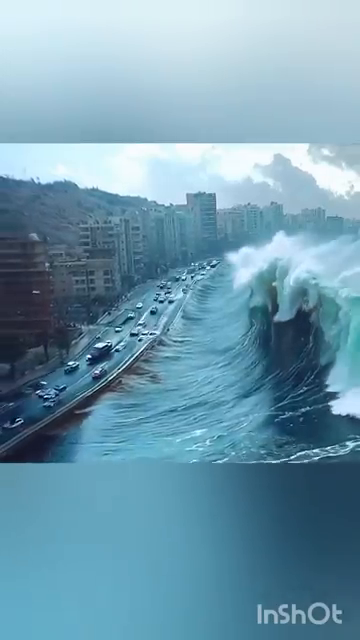
#> input picture frame 31 of Friday 08:30 - 10:30/E22CSEU1069_Adv_Cv_Labs/LAB_10/videoplayback.mp4, 360 x 640 px, given in place of sample.mp4, which was not available
$ jupyter execute --allow-errors Lab10.ipynb
#> lines starting #> are read from the running program, lines starting #| are printed output that depends on the picture; after the words box and inside, x2 and y2 are one past the last pixel; in counts of white or black regions, pixels touching at a corner belong together; pictures that were not available may be replaced by others from this repository, and a replacement may not be noted
[cell 1]
# !pip install PyWavelets

[cell 2]
#TASK-1
import numpy as np
import pandas as pd
import os

import cv2
from skimage import io, restoration, metrics
from matplotlib import pyplot as plt

def load_image(path):
    image = io.imread(path)
    image = image.astype('float32') / 255.0  # Normalizing the image to [0, 1]
    return image

# Assuming 'image_path' is the path to your TIFF image
image_path = '/content/Stars.png'
#> (the rest of this cell did not finish here and is left out)

[cell 3]
import cv2
import numpy as np

cap = cv2.VideoCapture('sample.mp4')

while cap.isOpened():
    ret, frame = cap.read()
#> frame is the input picture: shape (640, 360, 3); mean B, G, R 174.5, 154.9, 113.1

    if not ret:
        print("Failed to grab frame. Exiting...")
        break

    frame = cv2.resize(frame, (540, 380), interpolation=cv2.INTER_CUBIC)
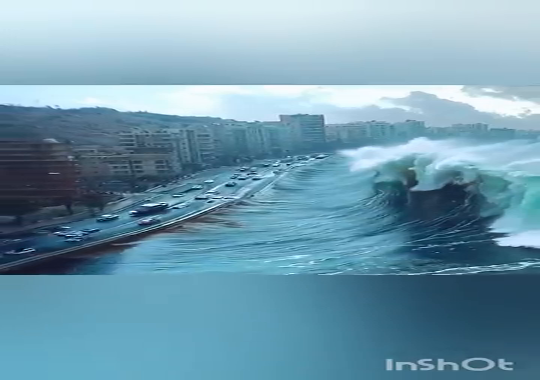
#> frame: shape (380, 540, 3); mean B, G, R 174.5, 154.8, 113.1

    cv2.imshow('Original Frame', frame)

    gray = cv2.cvtColor(frame, cv2.COLOR_BGR2GRAY)
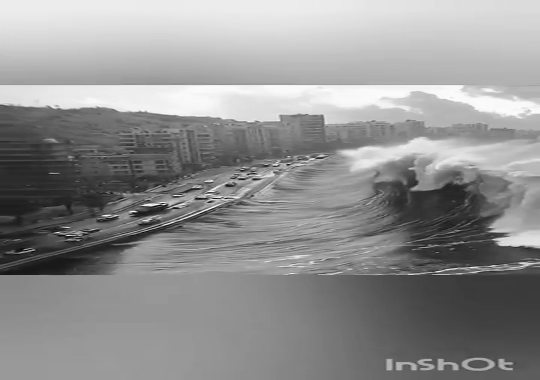
#> gray: shape (380, 540); min 4, max 255, mean 144.7

    Thresh = cv2.adaptiveThreshold(gray, 255, cv2.ADAPTIVE_THRESH_MEAN_C,
                                   cv2.THRESH_BINARY_INV, 11, 2)
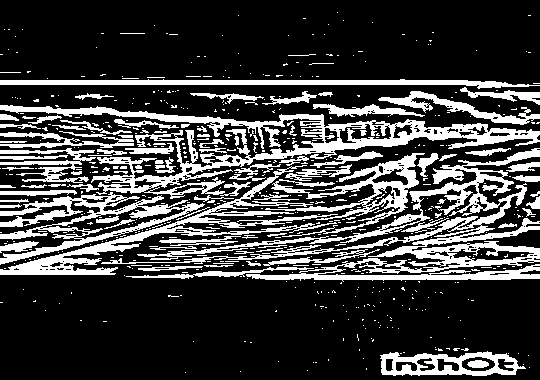
#> Thresh: shape (380, 540); 24.6% white; 591 white regions (492 under 20 px), largest, box (x1, y1, x2, y2) and area: (101, 148, 540, 282) 10763, (0, 105, 540, 199) 9232, (0, 165, 338, 275) 4320

    cv2.imshow('Thresholded Frame', Thresh)

    if cv2.waitKey(25) & 0xFF == ord('q'):
#> (key q is pressed here)
        break

cap.release()
cv2.destroyAllWindows()

[cell 4]
import cv2
import numpy as np

# Creating a VideoCapture object to read the video
cap = cv2.VideoCapture('sample.mp4')

while cap.isOpened():
    ret, frame = cap.read()

    if not ret:
        print("Failed to grab frame. Exiting...")
        break

    frame = cv2.resize(frame, (540, 380), interpolation=cv2.INTER_CUBIC)

    # Display the original frame
    cv2.imshow("Original Frame", frame)

    # Apply Gaussian Blur
    gaussianblur = cv2.GaussianBlur(frame, (5, 5), 0)

    # Display the blurred frame
    cv2.imshow("Gaussian Blurred Frame", gaussianblur)

    # Wait for 25ms and exit on pressing 'q'
    if cv2.waitKey(25) & 0xFF == ord('q'):
#> (key q is pressed here)
        break

# Release the video capture object
cap.release()
cv2.destroyAllWindows()

[cell 5]
import cv2
import numpy as np
import time  # Optional: to slow down the display

# Load video file
cap = cv2.VideoCapture('sample.mp4')  # Update path as needed

if not cap.isOpened():
    print("Error: Could not open video file.")
    exit()

while True:
    ret, frame = cap.read()

    if not ret:
        print("End of video or failed to grab frame.")
        break

    # Resize the frame
    frame = cv2.resize(frame, (540, 380), interpolation=cv2.INTER_CUBIC)

    # Display original frame
    cv2.imshow("Original Frame", frame)

    # Convert to grayscale
    gray = cv2.cvtColor(frame, cv2.COLOR_BGR2GRAY)

    # Apply Canny edge detection
    edge_detect = cv2.Canny(gray, 100, 200)
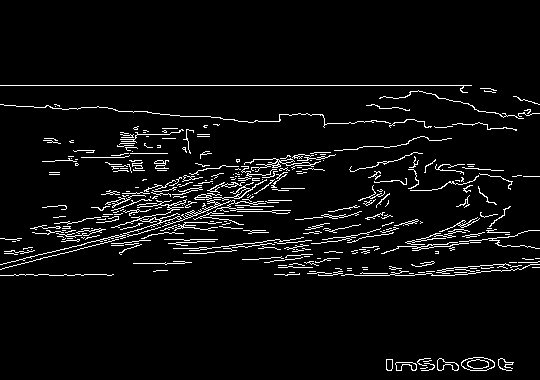
#> edge_detect: shape (380, 540); 5.1% white in thin lines or dots, all inside (x1, y1, x2, y2) = (0, 85, 540, 371)

    # Display edge detection result
    cv2.imshow("Canny Edge Detection", edge_detect)

    # Break the loop when 'q' is pressed
    if cv2.waitKey(30) & 0xFF == ord('q'):
#> (key q is pressed here)
        break

    time.sleep(0.1)  # Optional delay to slow down frame display

# Release resources
cap.release()
cv2.destroyAllWindows()

[cell 6]
import cv2
import numpy as np

# Creating a VideoCapture object to read the video
cap = cv2.VideoCapture('sample.mp4')  # Make sure the file path is correct

if not cap.isOpened():
    print("Error: Could not open video file.")
    exit()

# Loop until the end of the video
while True:
    # Capture frame-by-frame
    ret, frame = cap.read()
    if not ret:
        print("End of video or failed to read frame.")
        break

    frame = cv2.resize(frame, (540, 380), interpolation=cv2.INTER_CUBIC)

    # Display original frame
    cv2.imshow("Original Frame", frame)

    # Convert to grayscale for bitwise operation mask
    gray = cv2.cvtColor(frame, cv2.COLOR_BGR2GRAY)

    # Generate mask using OTSU thresholding
    _, mask = cv2.threshold(gray, 0, 255, cv2.THRESH_BINARY_INV + cv2.THRESH_OTSU)
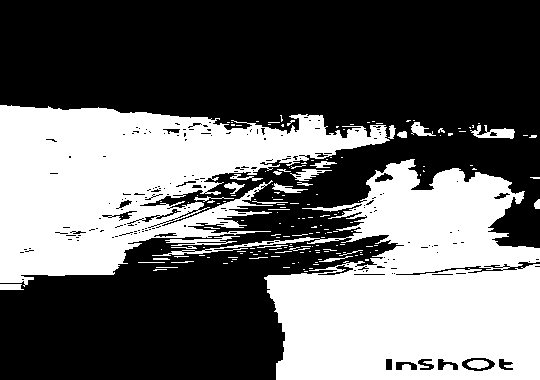
#> mask: shape (380, 540); 40.3% white; 174 white regions (142 under 20 px), largest, box (x1, y1, x2, y2) and area: (152, 159, 540, 380) 42391, (0, 105, 390, 287) 37029, (165, 236, 240, 246) 330

    # Apply bitwise NOT operation
    bitwise_result = cv2.bitwise_not(frame, frame, mask=mask)
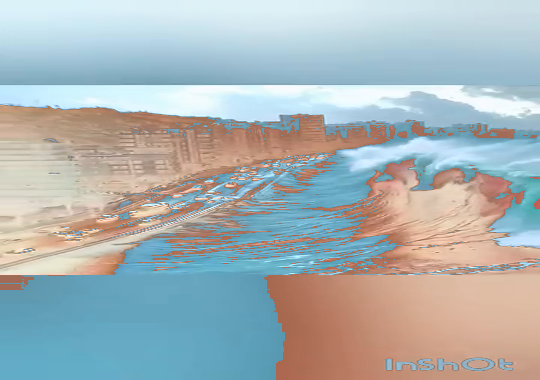
#> bitwise_result: shape (380, 540, 3); mean B, G, R 181.3, 179.5, 169.4

    # Display bitwise NOT result
    cv2.imshow("Bitwise NOT Result", bitwise_result)

    # Add delay and quit condition
    if cv2.waitKey(25) & 0xFF == ord('q'):
#> (key q is pressed here)
        break

# Release the video object
cap.release()
cv2.destroyAllWindows()

$ run again, starting later in the video
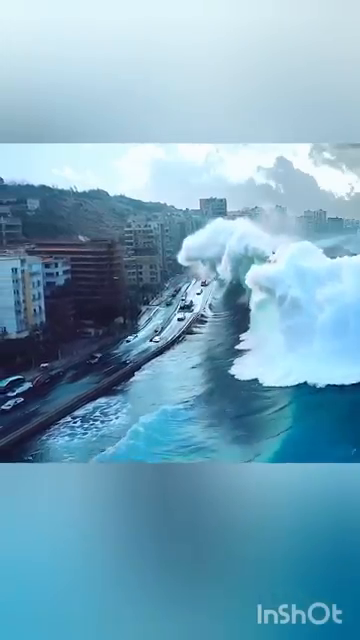
#> input picture frame 142 of Friday 08:30 - 10:30/E22CSEU1069_Adv_Cv_Labs/LAB_10/videoplayback.mp4, 360 x 640 px, given in place of sample.mp4, which was not available
#> frame is the input picture: shape (640, 360, 3); mean B, G, R 188.2, 165.3, 118.8
#> frame: shape (380, 540, 3)
#> `Thresh = cv2.adaptiveThreshold(gray, 255, cv2.ADAPTIVE_THRESH_MEAN_C, ..`:
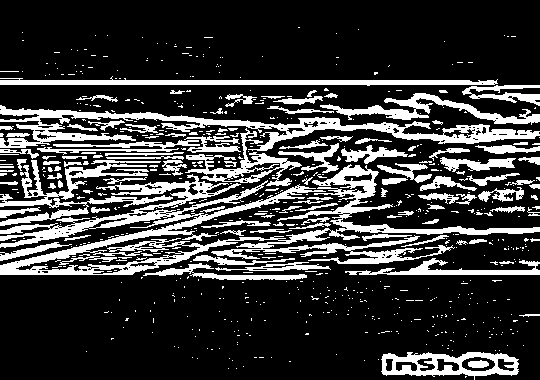
#> Thresh: shape (380, 540); 22.7% white; 661 white regions (546 under 20 px), largest, box (x1, y1, x2, y2) and area: (0, 164, 540, 275) 13318, (0, 105, 540, 151) 5870, (0, 160, 173, 226) 2737
#> edge_detect: shape (380, 540); 4.6% white in thin lines or dots, all inside (x1, y1, x2, y2) = (0, 84, 540, 371)
#> mask: shape (380, 540); 51.4% white; 119 black regions (92 under 20 px), largest, box (x1, y1, x2, y2) and area: (0, 0, 540, 270) 89272, (0, 275, 129, 334) 6342, (346, 274, 540, 289) 1756
#> `bitwise_result = cv2.bitwise_not(frame, frame, mask=mask)`:
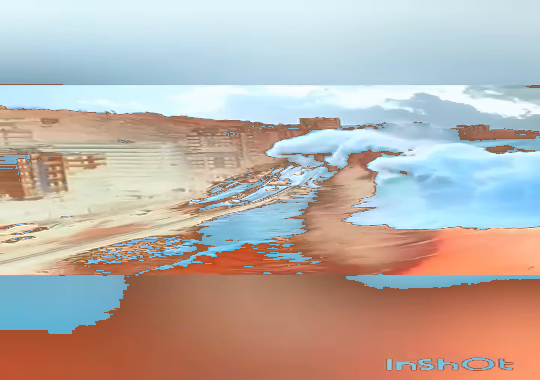
#> bitwise_result: shape (380, 540, 3); mean B, G, R 169.4, 175.7, 187

$ run again, starting later in the video
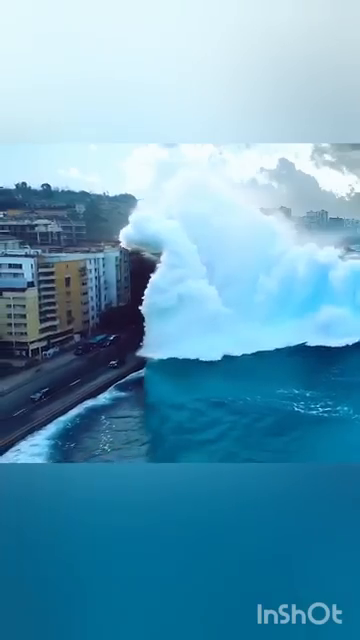
#> input picture frame 253 of Friday 08:30 - 10:30/E22CSEU1069_Adv_Cv_Labs/LAB_10/videoplayback.mp4, 360 x 640 px, given in place of sample.mp4, which was not available
#> frame is the input picture: shape (640, 360, 3); mean B, G, R 184.8, 157.8, 99.4
#> frame: shape (380, 540, 3)
#> `Thresh = cv2.adaptiveThreshold(gray, 255, cv2.ADAPTIVE_THRESH_MEAN_C, ..`:
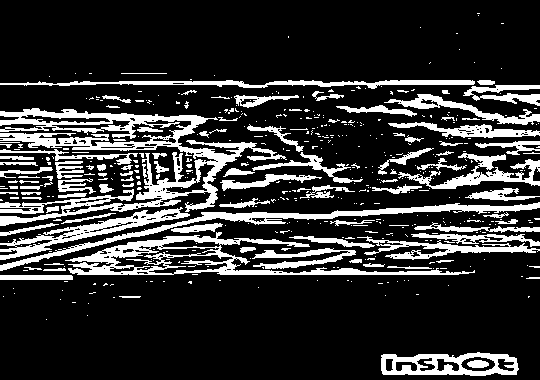
#> Thresh: shape (380, 540); 19.8% white; 469 white regions (366 under 20 px), largest, box (x1, y1, x2, y2) and area: (0, 108, 287, 226) 8514, (65, 232, 475, 275) 4240, (0, 202, 540, 271) 3102
#> edge_detect: shape (380, 540); 3.4% white in thin lines or dots, all inside (x1, y1, x2, y2) = (0, 85, 540, 371)
#> mask: shape (380, 540); 53.9% white; 73 black regions (56 under 20 px), largest, box (x1, y1, x2, y2) and area: (0, 0, 540, 214) 91887, (0, 231, 175, 275) 1263, (0, 153, 52, 167) 343
#> `bitwise_result = cv2.bitwise_not(frame, frame, mask=mask)`:
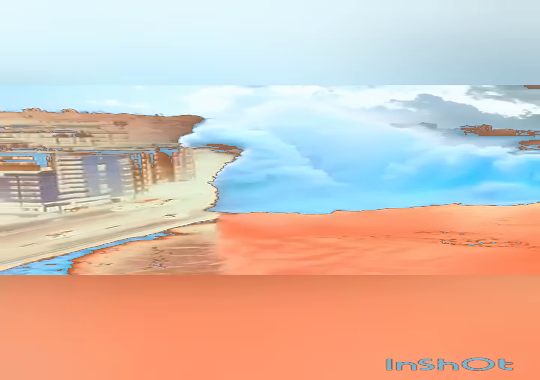
#> bitwise_result: shape (380, 540, 3); mean B, G, R 178.9, 191, 214.7
